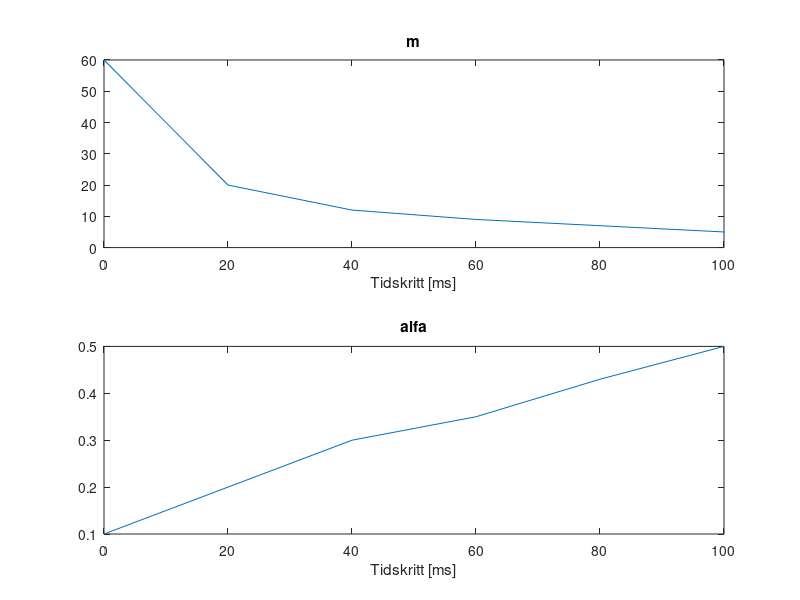

Source code (MATLAB):
% Figur for som viser 
clear all
close all
mf = [60, 20, 12, 9, 7, 5]; %m verdiene vi fant
af = [0.1, 0.2, 0.3, 0.35, 0.43, 0.5]; %alfa verdiene vi fant

pausef = [0, 20, 40, 60, 80, 100]; % Pausene fra 0ms til 100ms

 
figure(1)

% title('m og alfa')

subplot(2,1,1)
plot(pausef,mf)
xlabel('Tidskritt [ms]')
% ylabel('m')
title('m')
% hold on

% figure(1)
subplot(2,1,2)
plot(pausef,af)
xlabel('Tidskritt [ms]')
% ylabel('alfa')
title('alfa')
% hold off